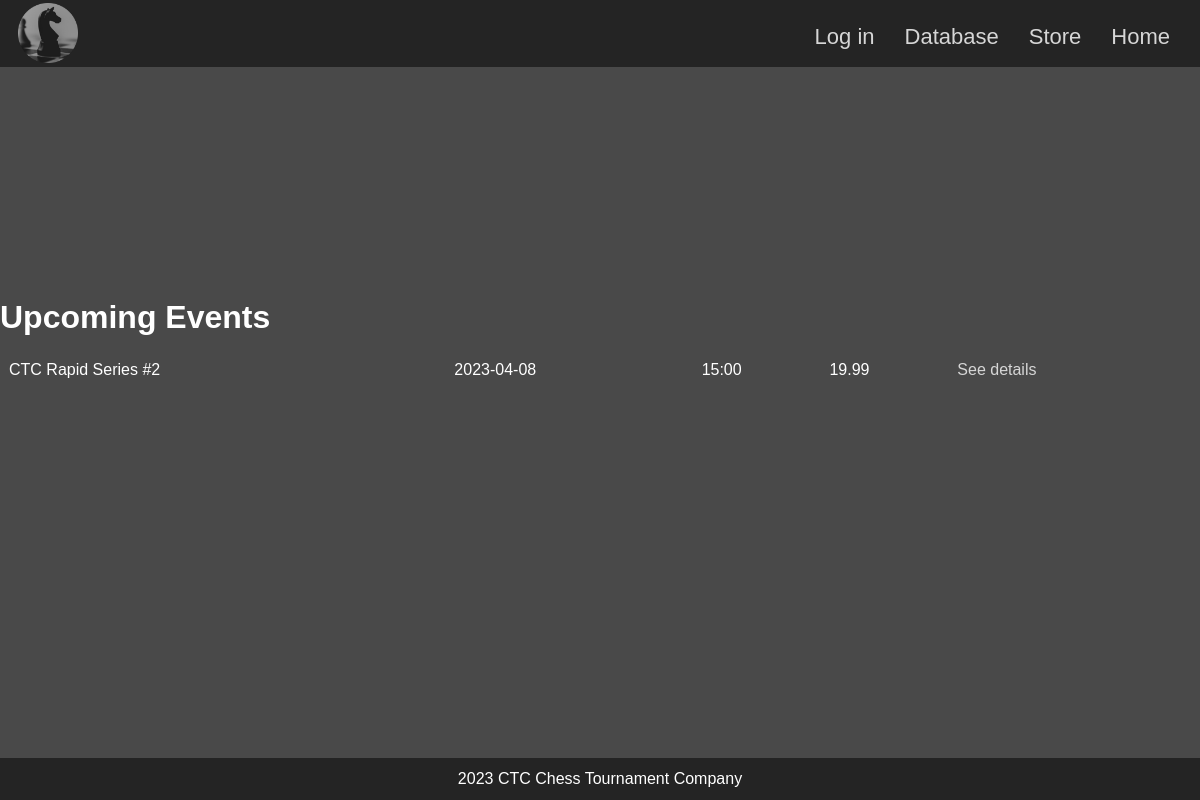
The app's page /store with its own data.
### tables this page shows
CREATE TABLE tournaments
(
    tournament_id INTEGER PRIMARY KEY AUTOINCREMENT,
    name TEXT NOT NULL,
    date TEXT NOT NULL,
    start_time TEXT NOT NULL,
    entry_fee REAL NOT NULL,
    prize_money REAL NOT NULL,
    description TEXT NOT NULL,
    winner TEXT
);

### app.py (the view)
@app.route("/store")
def store():
    db = get_db()
    tournaments = db.execute("""SELECT * FROM tournaments
                                WHERE date >= date('now');""").fetchall()
    return render_template("store.html", tournaments=tournaments, title="Store - Chess Tournaments")

### app.py (called while the page is built)
@app.before_request
def logged_in_user():
    g.user = session.get("username", None)

### database.py (called while the page is built)
def get_db():
    if "db" not in g:
        g.db = sqlite3.connect(DATABASE,
            detect_types=sqlite3.PARSE_DECLTYPES
        )
        g.db.row_factory = sqlite3.Row
    return g.db

### templates/store.html
{% extends "base.html" %}
{% block main_content %}
<h1>Upcoming Events</h1>
<table>
    {% for tournament in tournaments %}
        <tr>
            <td>{{ tournament["name"] }}</td>
            <td>{{ tournament["date"] }}</td>
            <td>{{ tournament["start_time"]}}</td>
            <td>{{ tournament["entry_fee"] }}</td>
            <td><a href="{{ url_for('tournament_details', tournament_id=tournament['tournament_id'])}}">See details</a></td>
        </tr>
    {% endfor %}
{% endblock %}

### static/styles.css (style rules this page uses)
:root { --main-background-color: #242424; --secondary-color: #353535; --tertiary-color: #494949; --section-background: #242424e5; }
html { scroll-behavior: smooth; background-color: var(--main-background-color); height: 100%; }
body { background-color: var(--tertiary-color); background-image: url('background.jpg'); background-size: cover; background-attachment: fixed; margin: 0%; padding: 0%; display: grid; height: 100%; grid-template-columns: 1fr; grid-template-rows: auto; grid-template-areas: "header" "main" "footer"; font-family: Calibri, 'Trebuchet MS', sans-serif; }
a:link { text-decoration: none; color: #d6d6d6; }
table { width: 100%; text-align: left; padding-left: 5px; padding-right: 5px; }
td { border: 1px solid var(--tertiary-color); }

### records on screen
tournaments: name "CTC Rapid Series #2", date "2023-04-08", start_time "15:00", entry_fee "19.99"
